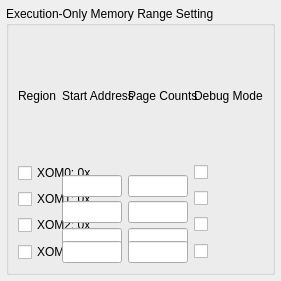
<?xml version="1.0" ?>
<ui version="4.0">
  <class>Dialog</class>
  <widget class="QDialog" name="Dialog">
    <property name="geometry">
      <rect>
        <x>0</x>
        <y>0</y>
        <width>281</width>
        <height>281</height>
      </rect>
    </property>
    <layout class="QGridLayout" name="outer_layout">
      <property name="leftMargin">
        <number>6</number>
      </property>
      <property name="topMargin">
        <number>6</number>
      </property>
      <property name="rightMargin">
        <number>6</number>
      </property>
      <property name="bottomMargin">
        <number>6</number>
      </property>
      <property name="spacing">
        <number>6</number>
      </property>
      <item row="0" column="0" colspan="2">
        <widget class="QGroupBox" name="IDC_GROUP_XOM">
          <property name="title">
            <string>Execution-Only Memory Range Setting</string>
          </property>
          <layout class="QGridLayout" name="layout_IDC_GROUP_XOM">
            <item row="0" column="0">
              <widget class="QLabel" name="IDC_STATIC_XOM_REGION">
                <property name="text">
                  <string>Region</string>
                </property>
              </widget>
            </item>
            <item row="0" column="1" colspan="2">
              <widget class="QLabel" name="IDC_STATIC_XOM_START_ADDRESS">
                <property name="text">
                  <string>Start Address</string>
                </property>
              </widget>
            </item>
            <item row="0" column="2" colspan="2">
              <widget class="QLabel" name="IDC_STATIC_XOM_PAGE_COUNT">
                <property name="text">
                  <string>Page Counts</string>
                </property>
              </widget>
            </item>
            <item row="0" column="3" colspan="2">
              <widget class="QLabel" name="IDC_STATIC_XOM_DEBUG_MODE">
                <property name="text">
                  <string>Debug Mode</string>
                </property>
              </widget>
            </item>
            <item row="1" column="0" colspan="2">
              <widget class="QCheckBox" name="IDC_CHECK_XOM0">
                <property name="text">
                  <string>XOM0: 0x</string>
                </property>
              </widget>
            </item>
            <item row="2" column="0" colspan="2">
              <widget class="QCheckBox" name="IDC_CHECK_XOM1">
                <property name="text">
                  <string>XOM1: 0x</string>
                </property>
              </widget>
            </item>
            <item row="3" column="0" colspan="2">
              <widget class="QCheckBox" name="IDC_CHECK_XOM2">
                <property name="text">
                  <string>XOM2: 0x</string>
                </property>
              </widget>
            </item>
            <item row="4" column="0" colspan="2">
              <widget class="QCheckBox" name="IDC_CHECK_XOM3">
                <property name="text">
                  <string>XOM3: 0x</string>
                </property>
              </widget>
            </item>
            <item row="1" column="1" rowspan="2">
              <widget class="QLineEdit" name="IDC_EDIT_XOM0_START_ADDRESS"/>
            </item>
            <item row="2" column="1" rowspan="2">
              <widget class="QLineEdit" name="IDC_EDIT_XOM1_START_ADDRESS"/>
            </item>
            <item row="3" column="1" rowspan="2">
              <widget class="QLineEdit" name="IDC_EDIT_XOM2_START_ADDRESS"/>
            </item>
            <item row="4" column="1">
              <widget class="QLineEdit" name="IDC_EDIT_XOM3_START_ADDRESS"/>
            </item>
            <item row="1" column="2" rowspan="2">
              <widget class="QLineEdit" name="IDC_EDIT_XOM0_PAGE_COUNT"/>
            </item>
            <item row="2" column="2" rowspan="2">
              <widget class="QLineEdit" name="IDC_EDIT_XOM1_PAGE_COUNT"/>
            </item>
            <item row="3" column="2" rowspan="2">
              <widget class="QLineEdit" name="IDC_EDIT_XOM2_PAGE_COUNT"/>
            </item>
            <item row="4" column="2">
              <widget class="QLineEdit" name="IDC_EDIT_XOM3_PAGE_COUNT"/>
            </item>
            <item row="1" column="3">
              <widget class="QCheckBox" name="IDC_CHECK_XOM0_DEBUG_MODE"/>
            </item>
            <item row="2" column="3">
              <widget class="QCheckBox" name="IDC_CHECK_XOM1_DEBUG_MODE"/>
            </item>
            <item row="3" column="3">
              <widget class="QCheckBox" name="IDC_CHECK_XOM2_DEBUG_MODE"/>
            </item>
            <item row="4" column="3">
              <widget class="QCheckBox" name="IDC_CHECK_XOM3_DEBUG_MODE"/>
            </item>
          </layout>
        </widget>
      </item>
    </layout>
  </widget>
  <resources/>
  <connections/>
</ui>
